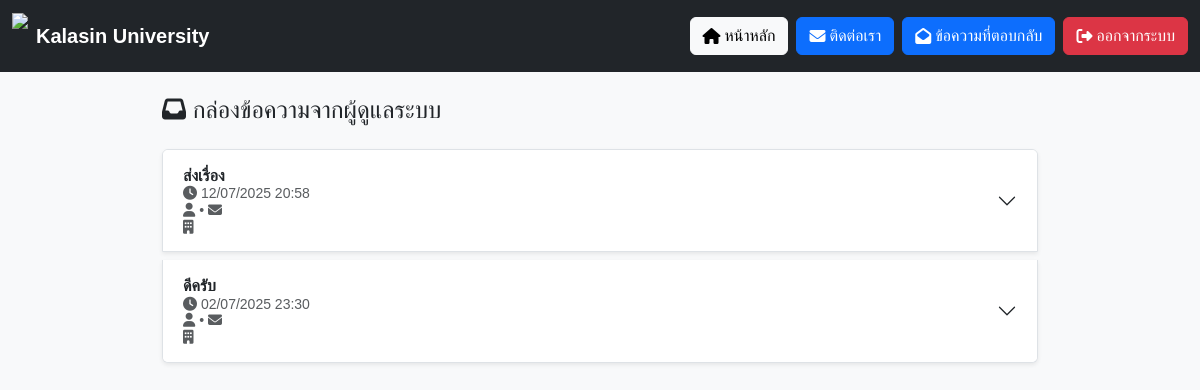
The app's page /user/replies (signed in) with its own data.
### app.py (models this page shows)
class ContactMessage(db.Model):
    __tablename__ = "contact_message"
    id         = db.Column(db.Integer, primary_key=True)
    subject    = db.Column(db.String(200), nullable=False)
    message    = db.Column(db.Text,        nullable=False)
    created_at = db.Column(db.DateTime,    default=datetime.utcnow)
    user_id    = db.Column(db.Integer,
                           db.ForeignKey("user.id", ondelete="CASCADE"),
                           nullable=False)
    replies = db.relationship(
    'ContactReply',
    backref='contact',
    cascade='all, delete-orphan',
    lazy='dynamic'
)
    user = db.relationship("User", backref="contact_messages")

### app.py (the view)
@app.route('/user/replies')
def user_replies():
    if not session.get('user_id'):
        flash("❌ กรุณาล็อกอินก่อน", "danger")
        return redirect(url_for('user_login'))  # เปลี่ยนเส้นทางไปหน้า login
    msgs = (ContactMessage.query
            .filter_by(user_id=session['user_id'])  # ใช้ session['user_id'] แทน current_user.id
            .order_by(ContactMessage.created_at.desc())
            .all())
    return render_template(
        'user_replies.html',
        msgs=msgs,
        ContactReply=ContactReply
    )

### app.py (called while the page is built)
@app.template_filter("th_time")
def th_time(dt, fmt="%d/%m/%Y %H:%M"):
    if not dt:
        return ""
    if dt.tzinfo is None:           # ← ถ้าเจอค่า naive
        dt = dt.replace(tzinfo=timezone.utc)
    th = pytz.timezone("Asia/Bangkok")
    return dt.astimezone(th).strftime(fmt)

### templates/user_replies.html (shortened to what this page needs)
<!DOCTYPE html>
<html lang="th">
<head>
  <link href="https://cdn.jsdelivr.net/npm/bootstrap@5.3.3/dist/css/bootstrap.min.css" rel="stylesheet">
  <link rel="stylesheet" href="https://cdnjs.cloudflare.com/ajax/libs/font-awesome/6.4.2/css/all.min.css">
</head>
<body>
<nav class="navbar navbar-expand-lg navbar-dark bg-dark mb-4">
  <div class="container-fluid">
    <a class="navbar-brand d-flex align-items-center" href="{{ url_for('user_dashboard') }}">
      <img src="https://upload.wikimedia.org/wikipedia/th/4/4e/Kalasin_University_Seal.svg"
           style="height:46px" class="me-2">
      <span class="fw-bold">Kalasin University</span>
    </a>
    <div class="ms-auto d-flex gap-2">
      <a href="{{ url_for('user_dashboard') }}"
         class="btn btn-light d-flex align-items-center">
        <i class="fas fa-home me-1"></i> หน้าหลัก
      </a>
      <a href="{{ url_for('contact') }}"
         class="btn btn-primary d-flex align-items-center">
        <i class="fas fa-envelope me-1"></i> ติดต่อเรา
      </a>
      <a href="{{ url_for('user_replies') }}"
         class="btn btn-primary d-flex align-items-center">
        <i class="fas fa-envelope-open me-1"></i> ข้อความที่ตอบกลับ
      </a>
      <a href="{{ url_for('logout') }}"
         class="btn btn-danger d-flex align-items-center">
        <i class="fas fa-sign-out-alt me-1"></i> ออกจากระบบ
      </a>
    </div>
  </div>
</nav>
<div class="container" style="max-width:900px">
  <h4 class="mb-4"><i class="fas fa-inbox"></i> กล่องข้อความจากผู้ดูแลระบบ</h4>
  {% if msgs %}
    <div class="accordion" id="replyAccordion">
      {% for m in msgs %}
        <div class="accordion-item mb-2 shadow-sm">
          <h2 class="accordion-header">
            <button class="accordion-button collapsed" type="button" data-bs-toggle="collapse"
                    data-bs-target="#msg{{ m.id }}" aria-expanded="false">
              <div class="d-flex flex-column">
              <span class="fw-semibold">{{ m.subject }}</span>
              <small class="text-muted"><i class="fas fa-clock"></i> {{ m.created_at|th_time }}</small>
              <small class="text-muted"><i class="fas fa-user"></i> {{ m.sender_name }} • <i class="fas fa-envelope"></i> {{ m.sender_email }}</small>
              <small class="text-muted"><i class="fas fa-building"></i> {{ m.department_name }}</small>
              </div>
            </button>
          </h2>
        </div>
      {% endfor %}
    </div>
  {% else %}
    <div class="alert alert-info text-center">ยังไม่มีข้อความจากผู้ดูแลระบบ</div>
  {% endif %}
</div>
</body>
</html>

### templates/user_replies.html (style rules this page uses)
body { font-family:'Poppins',sans-serif;background:#f8f9fa }
.navbar { background:#000000 }

### records on screen
ContactMessage: subject "ส่งเรื่อง", created_at|th_time "12/07/2025 20:58"
ContactMessage: subject "ดีครับ", created_at|th_time "02/07/2025 23:30"
